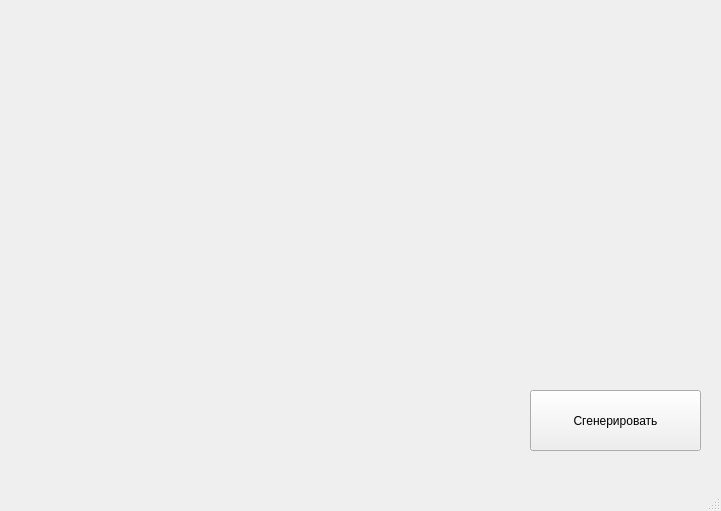
<?xml version="1.0" encoding="UTF-8"?>
<ui version="4.0">
 <class>MainWindow</class>
 <widget class="QMainWindow" name="MainWindow">
  <property name="geometry">
   <rect>
    <x>0</x>
    <y>0</y>
    <width>721</width>
    <height>511</height>
   </rect>
  </property>
  <property name="windowTitle">
   <string>MainWindow</string>
  </property>
  <widget class="QWidget" name="centralwidget">
   <widget class="QPushButton" name="pushButton">
    <property name="geometry">
     <rect>
      <x>530</x>
      <y>390</y>
      <width>171</width>
      <height>61</height>
     </rect>
    </property>
    <property name="text">
     <string>Сгенерировать</string>
    </property>
   </widget>
  </widget>
  <widget class="QMenuBar" name="menubar">
   <property name="geometry">
    <rect>
     <x>0</x>
     <y>0</y>
     <width>721</width>
     <height>26</height>
    </rect>
   </property>
  </widget>
  <widget class="QStatusBar" name="statusbar"/>
 </widget>
 <resources/>
 <connections/>
</ui>
